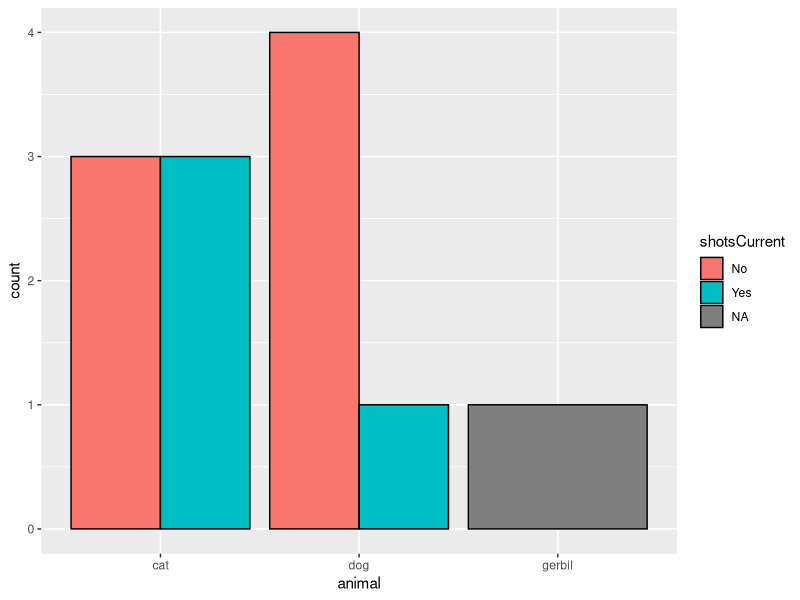

This chart was generated by the following R code:
library(ggplot2)
pets <- read.csv("data/pets.csv")

ggplot(pets, aes(x=animal,fill=shotsCurrent)) + 
	  geom_bar(position= "dodge", color="black")
